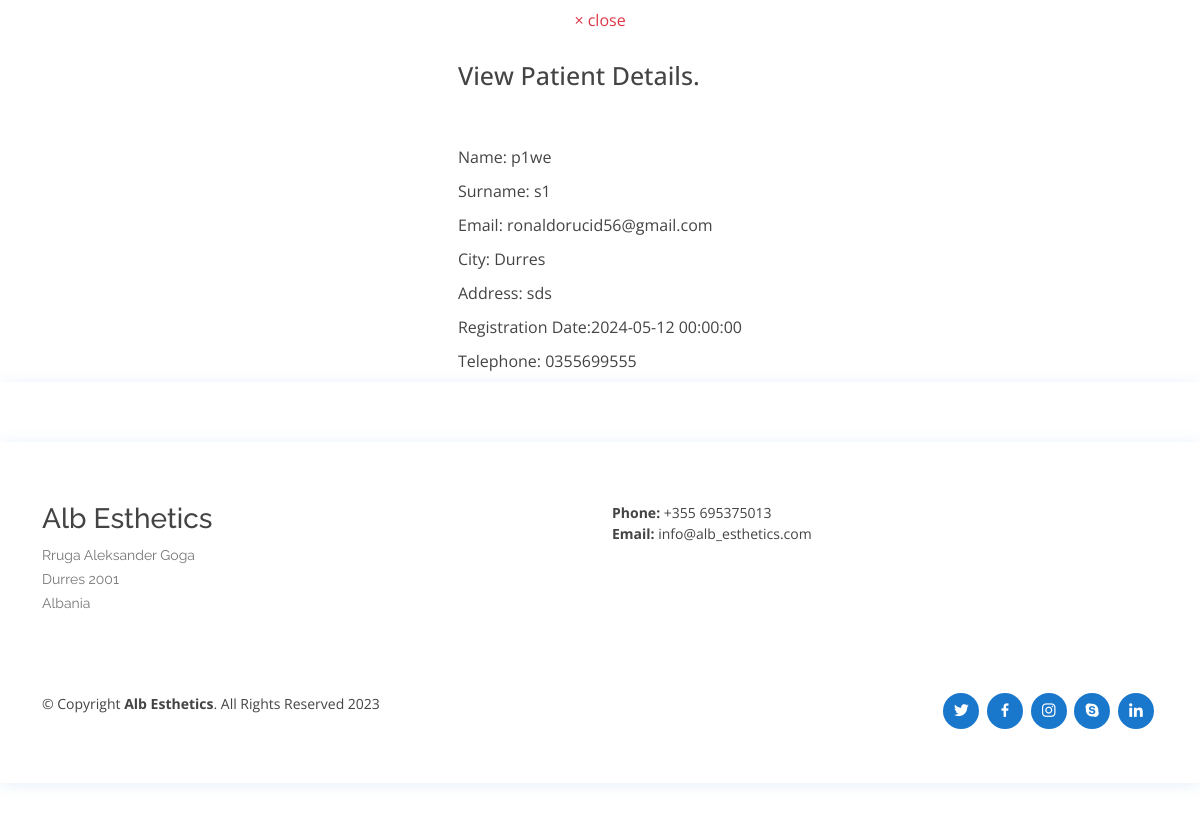
Page /views/patient.php?action=view&id=23 (signed in) on the committed database.
### tables this page shows
CREATE TABLE `patient` (
  `id` int(11) NOT NULL,
  `name` varchar(255) NOT NULL,
  `surname` varchar(255) NOT NULL,
  `address` varchar(255) NOT NULL,
  `country` varchar(255) NOT NULL,
  `city` varchar(255) NOT NULL,
  `reg_date` datetime NOT NULL,
  `ptel` varchar(15) NOT NULL
);

CREATE TABLE `user` (
  `id` int(11) NOT NULL,
  `email` varchar(255) NOT NULL,
  `password` varchar(255) NOT NULL,
  `usertype` enum('a','d','p') NOT NULL
);

### db/DbConfig.php (called while the page is built, shortened)
<?php
class DbConfig
{
    private static $connection;
    public static function getConnection()
    {
        if (!self::$connection) {
            self::$connection = new mysqli('127.0.0.1', 'root', '', 'alb_esthetics');
        }
        return self::$connection;
    }
}
?>

### services/userService.php (called while the page is built, shortened)
<?php
require_once __DIR__ . '/../db/DbConfig.php';
class UserService
{
    private $db;
    public function __construct()
    {
        $this->db = DbConfig::getConnection();
    }
    public function getUser($id)
    {
        $sql = "SELECT * FROM user WHERE id = ?";
        $stmt = $this->db->prepare($sql);
        $stmt->bind_param("i", $id);
        $stmt->execute();
        $result = $stmt->get_result();
        if ($result->fetch_assoc()["usertype"] == 'd') {
            return $this->db->query("SELECT doctor.* ,user.* FROM doctor
                             INNER JOIN user ON doctor.id = user.id
                             WHERE user.id='$id';");
        } else {
            return $this->db->query("SELECT patient.* ,user.* FROM patient
                             INNER JOIN user ON patient.id = user.id
                             WHERE user.id='$id';");
        }
    }
    public function getPatientByEmail($email)
    {
        return $this->db->query("SELECT patient.*,user.* FROM patient
                             INNER JOIN user ON patient.id = user.id
                             WHERE user.email='$email';");
    }
}
?>

### views/patient.php (the view, shortened to what this page needs)
<!DOCTYPE html>
<html lang="en">
<head>
    <link href="../assets/vendor/fontawesome-free/css/all.min.css" rel="stylesheet">
    <link href="../assets/vendor/animate.css/animate.min.css" rel="stylesheet">
    <link href="../assets/vendor/bootstrap/css/bootstrap.min.css" rel="stylesheet">
    <link href="../assets/vendor/bootstrap-icons/bootstrap-icons.css" rel="stylesheet">
    <link href="../assets/vendor/boxicons/css/boxicons.min.css" rel="stylesheet">
    <link href="../assets/vendor/glightbox/css/glightbox.min.css" rel="stylesheet">
    <link href="../assets/vendor/remixicon/remixicon.css" rel="stylesheet">
    <link href="../assets/vendor/swiper/swiper-bundle.min.css" rel="stylesheet">
    <link href="../assets/css/style.css" rel="stylesheet">
    <link href="../assets/css/adm.css" rel="stylesheet">
</head>
<body>
<?php
require_once __DIR__ . '/../services/userService.php';
$userService = new UserService();
if ($_GET) {
    $id = $_GET["id"];
    $user = $userService->getUser($id)->fetch_assoc();
    $patientByEmail = $userService->getPatientByEmail($user["email"]);
    $row = $patientByEmail->fetch_assoc();
    $name = $row["name"];
    $surname = $row["surname"];
    $email = $row["email"];
    $address = $row["address"];
    $city = $row["city"];
    $tele = $row['ptel'];
    $reg_date = $row['reg_date'];
} else header('Location: ./doctors.php');
?>
<center>
    <a class="close text-danger" href="<?php
    if ($_SESSION['usertype'] == "a") {
        echo "admin/patients.php";
    } elseif ($_SESSION['usertype'] == "d") {
        echo "doctor/patients.php";
    } else {
        echo "../";
    }
    ?>
   ">&times; close</a>
    <div class="content">
        <br>
    </div>
    <div style="display: flex;justify-content: center;">
        <table class="sub-table border-0 scrolldown add-doc-form-container"
        <tr>
            <td>
                <p style="padding: 0;margin: 0;text-align: left;font-size: 25px;font-weight: 500;">View Patient
                    Details.</p><br><br>
            </td>
        <tr>
            <td class="label-td" colspan="2">
                <label for="name" class="form-label">Name: <?php echo $name ?></label>
            </td>
        </tr>
        <tr>
            <td class="label-td" colspan="2">
                <label for="spec" class="form-label">Surname: <?php echo $surname ?></label>
            </td>
        </tr>
        <tr>
            <td class="label-td" colspan="2">
                <label for="Email" class="form-label">Email: <?php echo $email ?></label>
            </td>
        </tr>
        <tr>
            <td class="label-td" colspan="2">
                <label for="nic" class="form-label">City: <?php echo $city ?></label>
            </td>
        </tr>
        <tr>
            <td class="label-td" colspan="2">
                <label for="nic" class="form-label">Address: <?php echo $address ?></label>
            </td>
        </tr>
        <tr>
            <td class="label-td" colspan="2">
                <label for="nic" class="form-label">Registration Date:<?php echo $reg_date ?> </label>
            </td>
        </tr>
        <tr>
            <td class="label-td" colspan="2">
                <label for="Tele" class="form-label">Telephone: <?php echo $tele ?> </label>
            </td>
        </tr>
        </table>
    </div>
</center>
<?php
include("./pages/footer.php");
?>
</body>
</html>

### assets/css/style.css (style rules this page uses)
body { font-family: "Open Sans", sans-serif; color: #444444; }
a { color: #1977cc; text-decoration: none; }

### rows in the picture
patient: name "p1we", surname "s1", id.email "ronaldorucid56@gmail.com", city "Durres", address "sds", reg_date "2024-05-12 00:00:00", ptel "0355699555"
